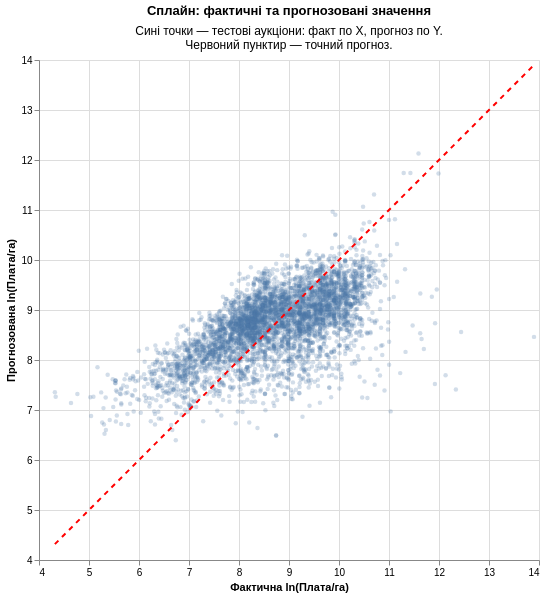

Source (notebook cell):
### Markdown cell above
Сплайн показує зростаючу залежність фінальної плати від стартової, проте її нахил змінюється: на окремих ділянках зростання прискорюється або сповільнюється. Вираженої U-подібної форми в показаному діапазоні немає. Відхилення від прямої OLS помірні.

Інші характеристики зафіксовано на значеннях однієї навчальної ділянки. Затінення позначає точковий 95% довірчий інтервал очікуваного логарифма фінальної плати.

### Code cell
spline_points = alt.Chart(pd.DataFrame({
    'actual': test_ols['ln_final_per_ha'].to_numpy(),
    'predicted': np.asarray(spline_pred_with_start)
})).mark_circle(size=20, opacity=.25).encode(
    x=alt.X('actual:Q', title='Фактична ln(Плата/га)',
            scale=alt.Scale(domain=limits, zero=False)),
    y=alt.Y('predicted:Q', title='Прогнозована ln(Плата/га)',
            scale=alt.Scale(domain=limits, zero=False))
)

(spline_points + diagonal).properties(
    width=500, height=500,
    title=alt.TitleParams(
        text='Сплайн: фактичні та прогнозовані значення',
        subtitle=['Сині точки — тестові аукціони: факт по X, прогноз по Y.', 'Червоний пунктир — точний прогноз.'],
        subtitleFontSize=12, subtitlePadding=8
    )
)

### Figure 1 — Vega-Lite specification as saved in the notebook (floating-point values rounded to 4 significant figures; data arrays with more than 128 entries replaced by an {"elided": "..."} marker saying what was removed)
{"config": {"view": {"continuousWidth": 300, "continuousHeight": 300}}, "layer": [{"data": {"name": "data-a66d56b7c44f91d2e77b293031d5cae7"}, "mark": {"type": "circle", "opacity": 0.25, "size": 20}, "encoding": {"x": {"field": "actual", "scale": {"domain": [4.317, 13.9], "zero": false}, "title": "Фактична ln(Плата/га)", "type": "quantitative"}, "y": {"field": "predicted", "scale": {"domain": [4.317, 13.9], "zero": false}, "title": "Прогнозована ln(Плата/га)", "type": "quantitative"}}}, {"data": {"name": "data-9dadf23ae0f8b1f5de4aea278798c86c"}, "mark": {"type": "line", "color": "red", "strokeDash": [5, 5]}, "encoding": {"x": {"field": "actual", "type": "quantitative"}, "y": {"field": "predicted", "type": "quantitative"}}}], "height": 500, "title": {"text": "Сплайн: фактичні та прогнозовані значення", "subtitle": ["Сині точки — тестові аукціони: факт по X, прогноз по Y.", "Червоний пунктир — точний прогноз."], "subtitleFontSize": 12, "subtitlePadding": 8}, "width": 500, "$schema": "https://vega.github.io/schema/vega-lite/v6.4.1.json", "datasets": {"data-a66d56b7c44f91d2e77b293031d5cae7": {"elided": "4463 records"}, "data-9dadf23ae0f8b1f5de4aea278798c86c": [{"actual": 4.317, "predicted": 4.317}, {"actual": 13.9, "predicted": 13.9}]}}
